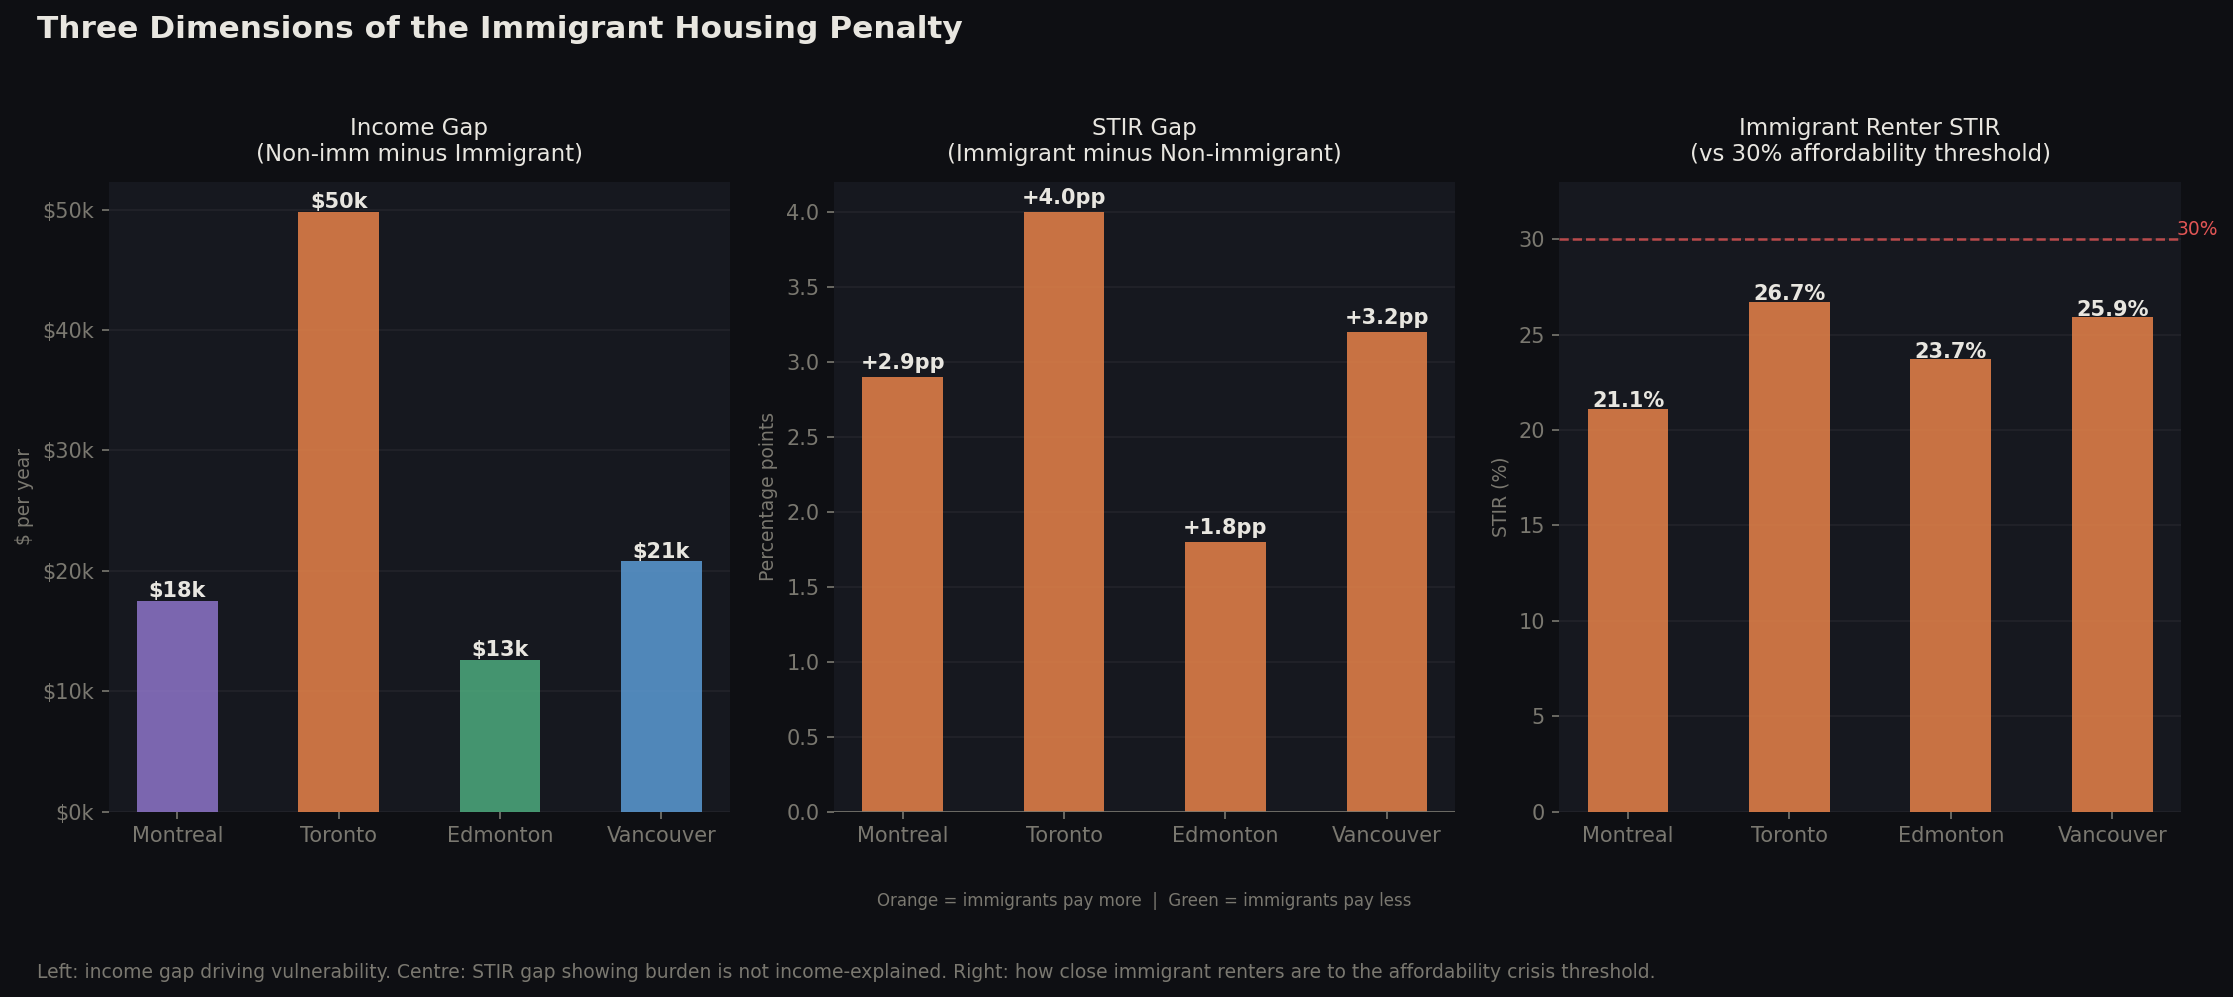

This chart was generated by the following Python code:
import pandas as pd
import matplotlib.pyplot as plt
import matplotlib.patches as mpatches
import numpy as np

df = pd.read_csv('data/master_clean.csv')
cma = df[df['geography'].str.contains('CMA', na=False)]

cities = ['Montreal', 'Toronto', 'Edmonton', 'Vancouver']

imm = cma[cma['immigrant_status']=='Immigrant'].set_index('city')
non = cma[cma['immigrant_status']=='Non-immigrants'].set_index('city')

# Data for 3 panels
income_gap    = [non.loc[c,'total_income'] - imm.loc[c,'total_income'] for c in cities]
stir_gap      = [imm.loc[c,'total_stir']   - non.loc[c,'total_stir']   for c in cities]
renter_stir   = [imm.loc[c,'renter_stir']  for c in cities]

fig, axes = plt.subplots(1, 3, figsize=(15, 6))
fig.patch.set_facecolor('#0e0f13')

colors_city = ['#8e75c9','#e8834a','#4dab7e','#5b9bd5']

# --- Panel 1: Income gap ---
ax = axes[0]
ax.set_facecolor('#16181f')
bars = ax.bar(cities, income_gap, color=colors_city, alpha=0.85, width=0.5)
for bar, val in zip(bars, income_gap):
    ax.text(bar.get_x()+bar.get_width()/2, bar.get_height()+300,
            f'${val/1000:.0f}k', ha='center', fontsize=10, color='#e8e6e0', fontweight='bold')
ax.set_title('Income Gap\n(Non-imm minus Immigrant)', fontsize=11, color='#e8e6e0', pad=10)
ax.set_ylabel('$ per year', color='#7a7870', fontsize=9)
ax.tick_params(colors='#7a7870')
ax.spines[['top','right','left','bottom']].set_visible(False)
ax.yaxis.grid(True, color='#ffffff', alpha=0.05)
ax.set_axisbelow(True)
ax.yaxis.set_major_formatter(plt.FuncFormatter(lambda x,_: f'${x/1000:.0f}k'))

# --- Panel 2: STIR gap ---
ax = axes[1]
ax.set_facecolor('#16181f')
bar_colors = ['#e8834a' if v > 0 else '#4dab7e' for v in stir_gap]
bars = ax.bar(cities, stir_gap, color=bar_colors, alpha=0.85, width=0.5)
ax.axhline(y=0, color='#7a7870', linewidth=0.8)
for bar, val in zip(bars, stir_gap):
    ypos = val + 0.05 if val >= 0 else val - 0.25
    ax.text(bar.get_x()+bar.get_width()/2, ypos,
            f'{val:+.1f}pp', ha='center', fontsize=10, color='#e8e6e0', fontweight='bold')
ax.set_title('STIR Gap\n(Immigrant minus Non-immigrant)', fontsize=11, color='#e8e6e0', pad=10)
ax.set_ylabel('Percentage points', color='#7a7870', fontsize=9)
ax.tick_params(colors='#7a7870')
ax.spines[['top','right','left','bottom']].set_visible(False)
ax.yaxis.grid(True, color='#ffffff', alpha=0.05)
ax.set_axisbelow(True)
ax.text(0.5, -0.15, 'Orange = immigrants pay more  |  Green = immigrants pay less',
        transform=ax.transAxes, ha='center', fontsize=8, color='#7a7870')

# --- Panel 3: Immigrant renter STIR vs 30% line ---
ax = axes[2]
ax.set_facecolor('#16181f')
bar_colors2 = ['#e05555' if v >= 30 else '#e8834a' for v in renter_stir]
bars = ax.bar(cities, renter_stir, color=bar_colors2, alpha=0.85, width=0.5)
ax.axhline(y=30, color='#e05555', linestyle='--', linewidth=1.2, alpha=0.8)
ax.text(3.4, 30.2, '30%', color='#e05555', fontsize=9)
for bar, val in zip(bars, renter_stir):
    ax.text(bar.get_x()+bar.get_width()/2, bar.get_height()+0.1,
            f'{val:.1f}%', ha='center', fontsize=10, color='#e8e6e0', fontweight='bold')
ax.set_title('Immigrant Renter STIR\n(vs 30% affordability threshold)', fontsize=11, color='#e8e6e0', pad=10)
ax.set_ylabel('STIR (%)', color='#7a7870', fontsize=9)
ax.set_ylim(0, 33)
ax.tick_params(colors='#7a7870')
ax.spines[['top','right','left','bottom']].set_visible(False)
ax.yaxis.grid(True, color='#ffffff', alpha=0.05)
ax.set_axisbelow(True)

fig.suptitle('Three Dimensions of the Immigrant Housing Penalty',
             fontsize=15, color='#e8e6e0', fontweight='bold', y=1.03, x=0.02, ha='left')
fig.text(0.02, -0.04,
         'Left: income gap driving vulnerability. Centre: STIR gap showing burden is not income-explained. Right: how close immigrant renters are to the affordability crisis threshold.',
         fontsize=9, color='#7a7870', wrap=True)

plt.tight_layout()
plt.savefig('visuals/chart6_policy_summary.png', dpi=150, bbox_inches='tight',
            facecolor='#0e0f13')
print("Saved: visuals/chart6_policy_summary.png")
